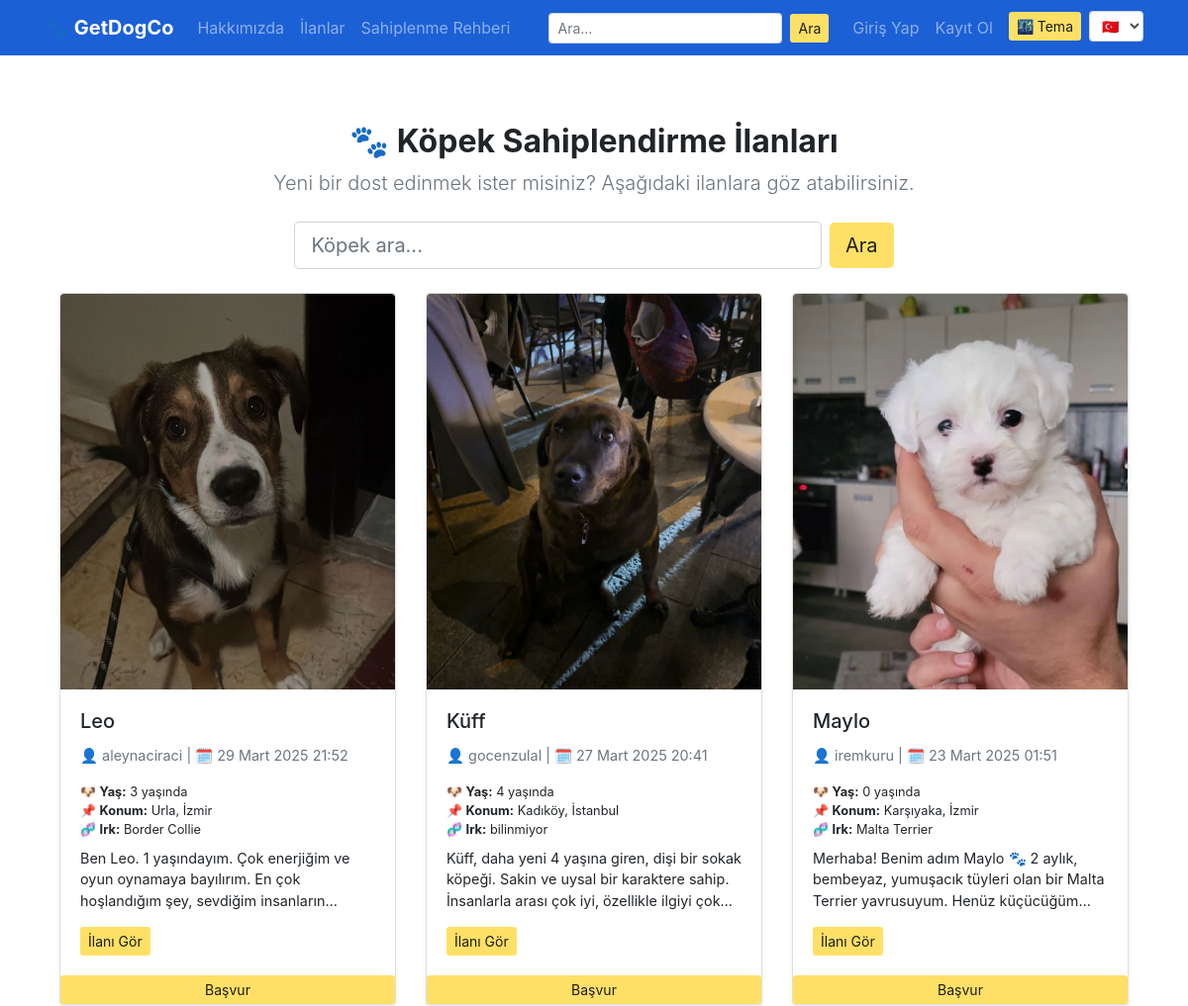
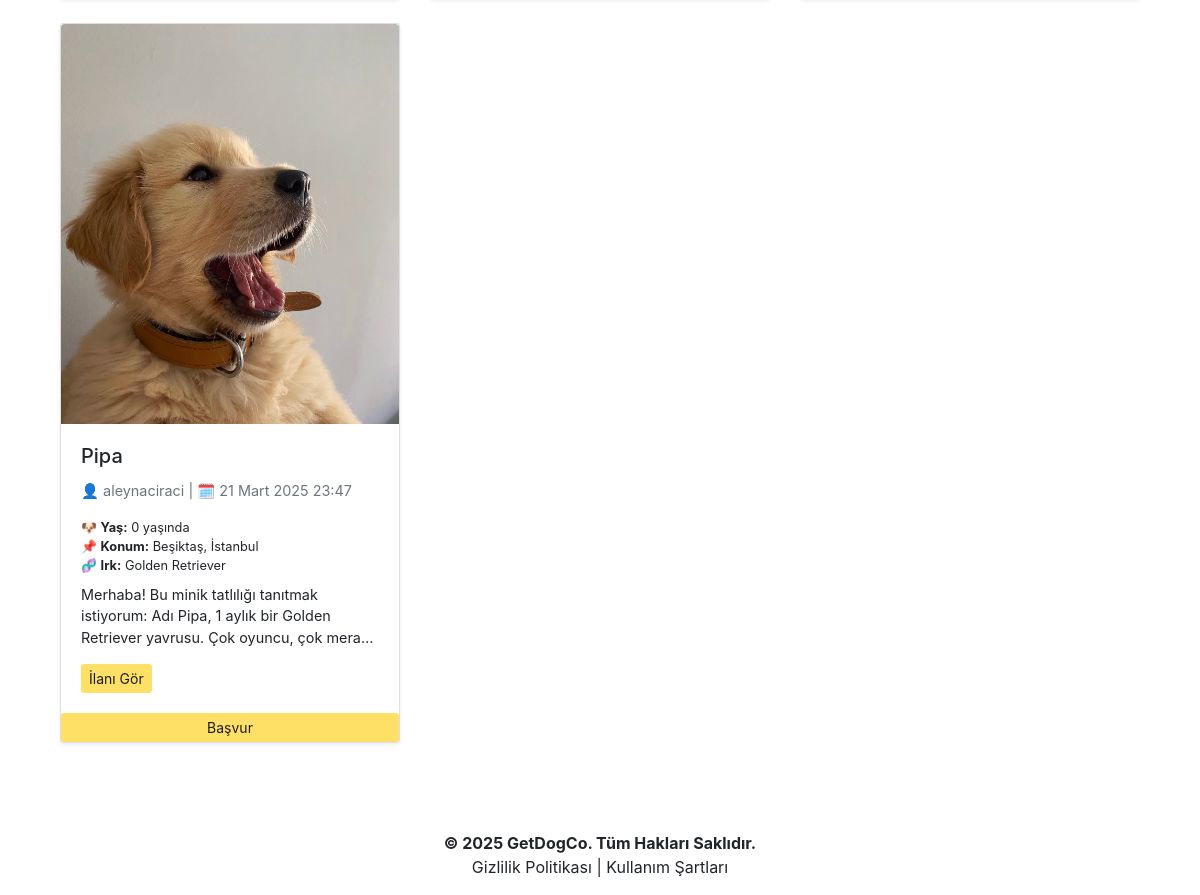
The page /tr/post/ on the database its author committed (2 pictures, top to bottom).
### getdogco/models.py (models this page shows, shortened)
class DogAdoptionPost(models.Model):
    owner = models.ForeignKey("auth.User", on_delete=models.CASCADE, verbose_name="Sahiplenen Kullanıcı")
    title = models.CharField(max_length=100, verbose_name="İlan Başlığı")
    description = RichTextField(verbose_name="Açıklama")
    breed = models.CharField(max_length=50, verbose_name="Köpek Irkı")
    age = models.IntegerField(verbose_name="Köpek Yaşı")
    location = models.CharField(max_length=100, verbose_name="Konum")
    created_date = models.DateTimeField(auto_now_add=True, verbose_name="Oluşturulma Tarihi")
    dog_image = models.ImageField(upload_to='dog_images/', blank=True, null=True, verbose_name="Köpek Fotoğrafı")
    class Meta:
        ordering = ['-created_date']

### getdogco/views.py (the view)
# urls.py: path('post/', views.listPosts, name='list_posts'),
def listPosts(request):
    keyword = request.GET.get("keyword")
    if keyword:
        posts = DogAdoptionPost.objects.filter(title__icontains=keyword)
        return render(request, "list_posts.html", {"posts": posts})
    posts = DogAdoptionPost.objects.all()
    return render(request, "list_posts.html", {"posts": posts})

### getdogco/context_processors.py (called while the page is built, shortened)
def notification_context(request):
    return {
        'unread_notification_count': 0,
        'notifications': []
    }

### templates/list_posts.html (shortened to what this page needs)
{% extends "layout.html" %}
{% load i18n %}
{% block body %}
<div class="container mt-1">
    <div class="text-center mb-4">
        <h2 class="font-weight-bold">🐾 {% trans "Köpek Sahiplendirme İlanları" %}</h2>
        <p class="lead text-muted">{% trans "Yeni bir dost edinmek ister misiniz? Aşağıdaki ilanlara göz atabilirsiniz." %}</p>
    </div>
    <div class="row justify-content-center mb-4">
        <div class="col-md-8">
            <form method="GET" class="form-inline justify-content-center">
                <input type="text" name="keyword" class="form-control form-control-lg w-75 mr-2" placeholder="{% trans 'Köpek ara...' %}">
                <button type="submit" class="btn btn-lg btn-yellow-custom">
                    {% trans "Ara" %}
                </button>
            </form>
        </div>
    </div>
    {% if posts %}
        <div class="row">
            {% for post in posts %}
            <div class="col-md-4 mb-4">
                <div class="card h-100 shadow-sm">
                    {% if post.dog_image %}
                    <a href="{% url 'getdogco:post_detail' post.id %}">
                        <img src="{{ post.dog_image.url }}" class="card-img-top" alt="{{ post.title }}">
                    </a>
                    {% endif %}
                    <div class="card-body">
                        <h5 class="card-title">{{ post.title }}</h5>
                        <p class="card-text text-muted small">👤 {{ post.owner.username }} | 🗓️ {{ post.created_date }}</p>
                        <ul class="list-unstyled small mb-2">
                            <li>🐶 <strong>{% trans "Yaş:" %}</strong> {{ post.age }} {% trans "yaşında" %}</li>
                            <li>📌 <strong>{% trans "Konum:" %}</strong> {{ post.location }}</li>
                            <li>🧬 <strong>{% trans "Irk:" %}</strong> {{ post.breed }}</li>
                        </ul>
                        <p class="card-text">{{ post.description|safe|truncatewords:25 }}</p>
                        <a href="{% url 'getdogco:post_detail' post.id %}" class="btn btn-sm btn-yellow-custom">
                            {% trans "İlanı Gör" %}
                        </a>
                    </div>
<button type="button" class="btn btn-sm btn-yellow-custom" data-toggle="modal" data-target="#applicationModal{{ post.id }}">
    {% trans "Başvur" %}
</button>
                </div>
            </div>
            {% endfor %}
        </div>
    {% endif %}
</div>
{% endblock body %}

### static/css/style.css (style rules this page uses)
.btn-yellow-custom { background-color: #ffe066; color: #1c1c1c; border: none; transition: background-color 0.3s ease; }
.card-img-top { height: 400px; object-fit: cover; object-position: top center; background-color: #f7f7f7; border-top-left-radius: 0.25rem; border-top-right-radius: 0.25rem; }
.card.h-100 { max-height: 800px; display: flex; flex-direction: column; }
.card-text { font-size: 0.9rem; overflow: hidden; text-overflow: ellipsis; display: -webkit-box; -webkit-line-clamp: 3; -webkit-box-orient: vertical; }
html, body { height: 100%; margin: 0; }
body { display: flex; flex-direction: column; min-height: 100vh; }

### rows shown on the page
DogAdoptionPost: dog_image (picture), title "Leo", owner.username "aleynaciraci", created_date "29 Mart 2025 21:52", age "3", location "Urla, İzmir", breed "Border Collie", description "Ben Leo. 1 yaşındayım. Çok enerjiğim ve oyun oynamaya bayılırım. En çok hoşlandığım şey, sevdiğim…"
DogAdoptionPost: dog_image (picture), title "Küff", owner.username "gocenzulal", created_date "27 Mart 2025 20:41", age "4", location "Kadıköy, İstanbul", breed "bilinmiyor", description "Küff, daha yeni 4 yaşına giren, dişi bir sokak köpeği. Sakin ve uysal bir karaktere sahip. İnsanlarla arası çok iyi, özellikle ilgiyi…"
DogAdoptionPost: dog_image (picture), title "Maylo", owner.username "iremkuru", created_date "23 Mart 2025 01:51", age "0", location "Karşıyaka, İzmir", breed "Malta Terrier", description "Merhaba! Benim adım Maylo 🐾 2 aylık, bembeyaz, yumuşacık tüyleri olan bir Malta Terrier yavrusuyum. Henüz…"
DogAdoptionPost: dog_image (picture), title "Pipa", owner.username "aleynaciraci", created_date "21 Mart 2025 23:47", age "0", location "Beşiktaş, İstanbul", breed "Golden Retriever", description "Merhaba! Bu minik tatlılığı tanıtmak istiyorum: Adı Pipa, 1 aylık bir Golden Retriever yavrusu. Çok oyuncu, çok…"
